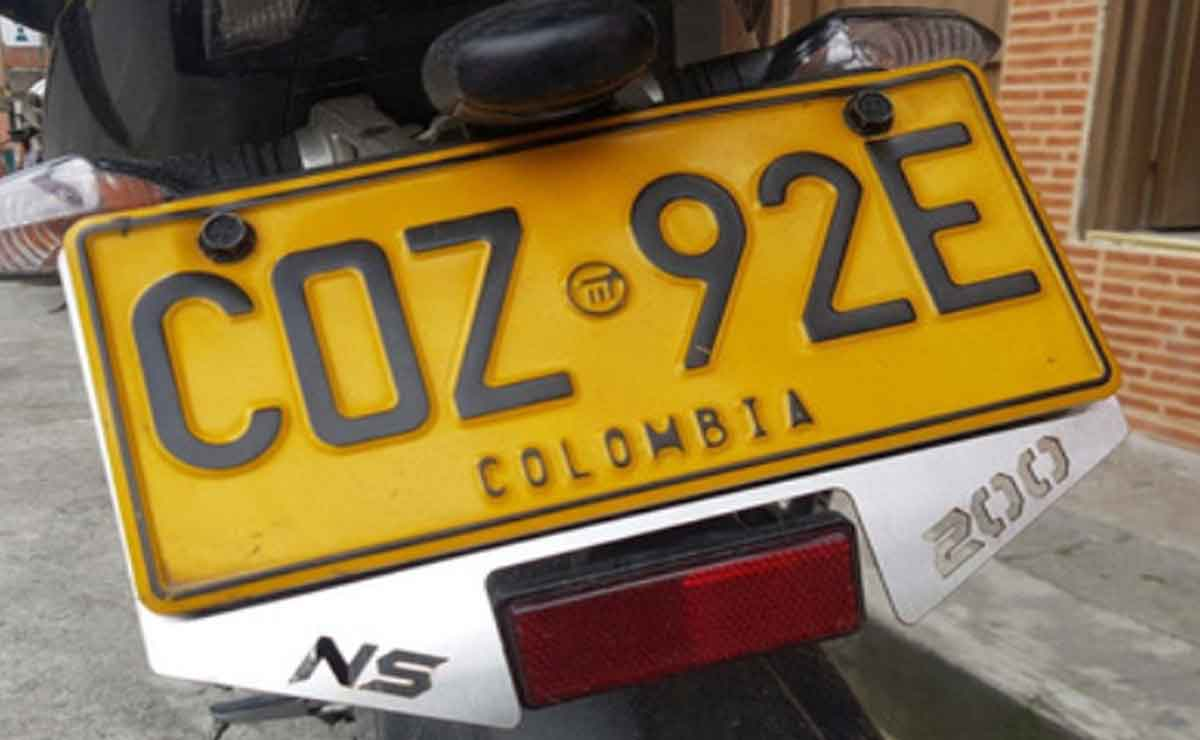
#> input picture MLmodels/Utils/placas-patentes-motos-colombia-1.jpg, 1200 x 740 px
$ python -i ocr_prepocessor.py   (imports and definitions only)
#> lines starting #> are read from the running program, lines starting #| are printed output that depends on the picture
import cv2
import numpy as np
def OCR_Preprocess(image_path: str) -> np.ndarray:
#> called with image_path = 'placas-patentes-motos-colombia-1.jpg'
    img = cv2.imread(image_path, cv2.IMREAD_GRAYSCALE)
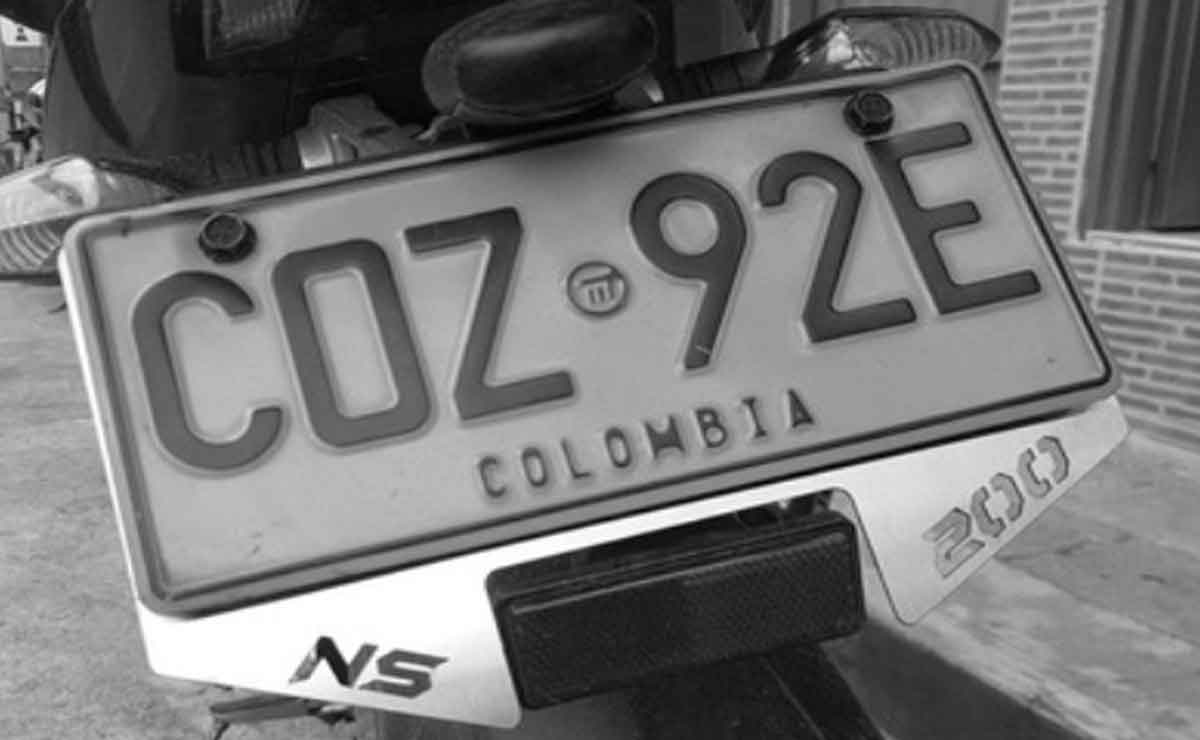
#> img: shape (740, 1200); min 0, max 255, mean 117.7
    denoised = cv2.bilateralFilter(img, d=9, sigmaColor=75, sigmaSpace=75)
    std_dev = np.std(img)
#> std_dev = 60.31
    if std_dev < 59:
        contrasted = cv2.equalizeHist(denoised)
        return contrasted
    clahe = cv2.createCLAHE(clipLimit=2.0, tileGridSize=(8, 8))
    contrast_enhanced = clahe.apply(denoised)
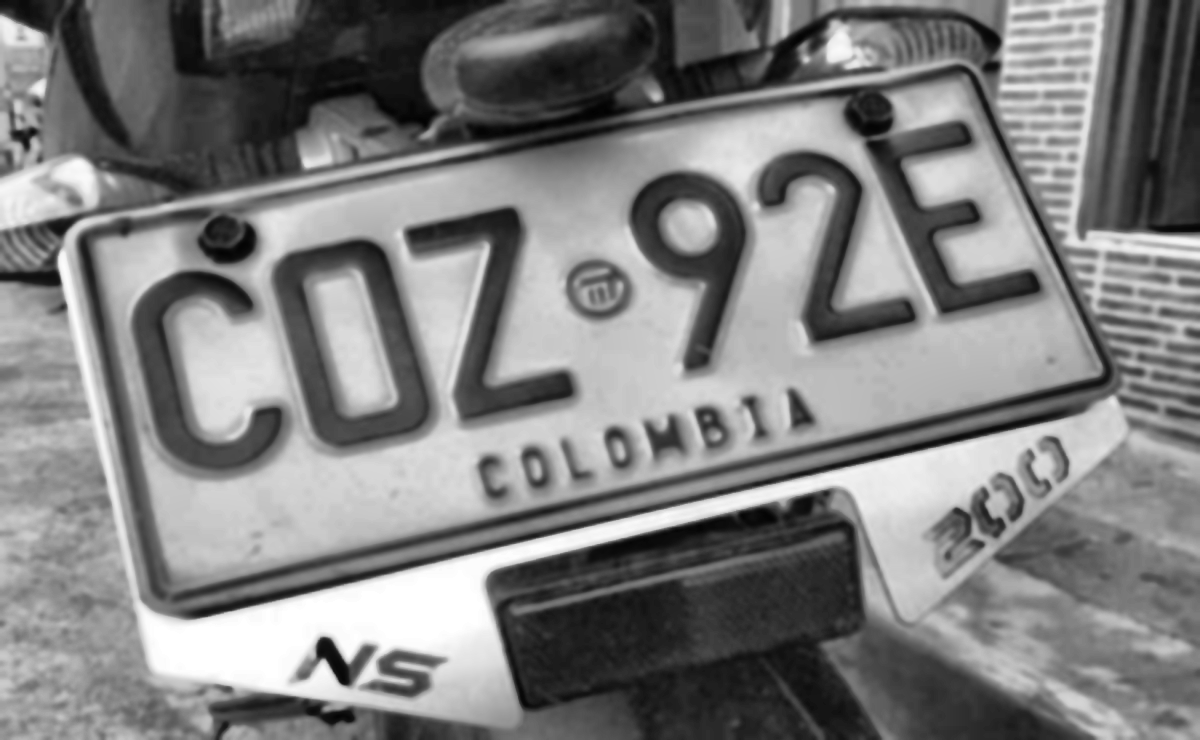
#> contrast_enhanced: shape (740, 1200); min 1, max 255, mean 127
    return  contrast_enhanced

>>> result = OCR_Preprocess('placas-patentes-motos-colombia-1.jpg')
